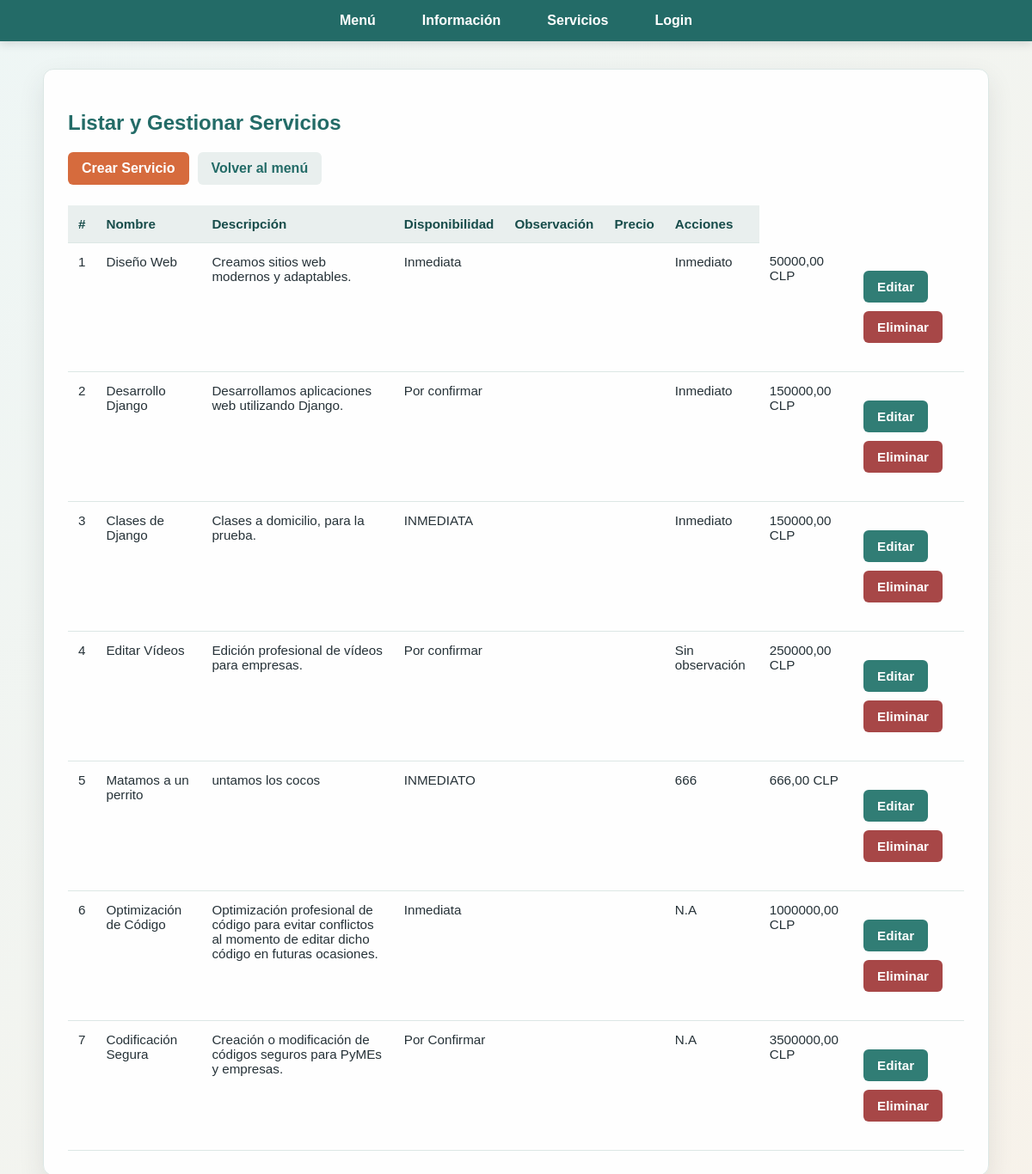
The app's page /servicios/, older data.
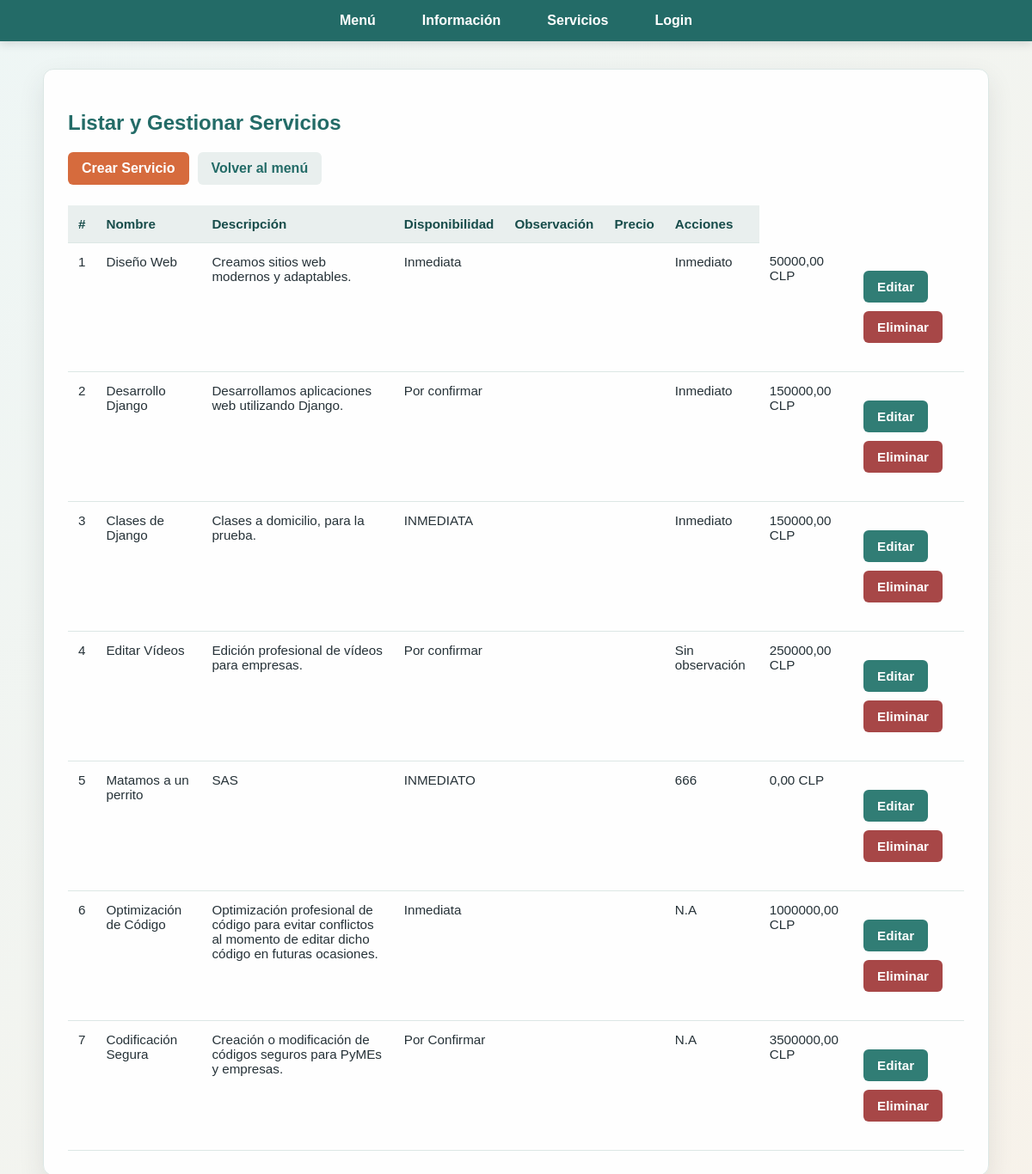
The same page, newer data.
### serviciosApp/models.py (models this page shows, shortened)
class Servicio(models.Model):
    nombre = models.CharField(max_length=100)
    descripcion = models.TextField()
    disponibilidad = models.CharField(max_length=50)

class PrecioServicio(models.Model):
    servicio = models.OneToOneField(
        Servicio,
        on_delete=models.CASCADE
    )
    precio = models.DecimalField(
        max_digits=10,
        decimal_places=2
    )
    descuento = models.DecimalField(
        max_digits=5,
        decimal_places=2,
        default=0
    )
    moneda = models.CharField(
        max_length=10,
        default="CLP"
    )
    observacion = models.CharField(
        max_length=200,
        blank=True
    )

### serviciosApp/views.py (the view)
# urls.py: path('', views.servicios_list, name='listar_servicios'),
def servicios_list(request):
    servicios = Servicio.objects.all()
    return render(request, 'serviciosApp/listar.html', {'servicios': servicios})

### templates/serviciosApp/listar.html (shortened to what this page needs)
{% load static %}
<!DOCTYPE html>
<html lang="es">
<head>
    <link rel="stylesheet" href="{% static 'CSS/estilo.css' %}">
</head>
<body>
    <nav class="nav">
        <a href="/">Menú</a>
        <a href="/informacion/">Información</a>
        <a href="/servicios/">Servicios</a>
        <a href="/servicios/login/">Login</a>
    </nav>
    <div class="page-shell">
        <div class="container card table-card">
            <h2>Listar y Gestionar Servicios</h2>
            <div class="top-bar">
                <a class="btn" href="/servicios/crear/">Crear Servicio</a>
                <a class="btn btn-back" href="/">Volver al menú</a>
            </div>
            <table>
                <thead>
                    <tr>
                        <th>#</th>
                        <th>Nombre</th>
                        <th>Descripción</th>
                        <th>Disponibilidad</th>
                        <th>Observación</th>
                        <th>Precio</th>
                        <th>Acciones</th>
                    </tr>
                </thead>
                <tbody>
                    {% for s in servicios %}
                    <tr>
                        <td>{{ forloop.counter }}</td>
                        <td>{{ s.nombre }}</td>
                        <td>{{ s.descripcion }}</td>
                        <td>{{ s.disponibilidad }}</td>
                        <td>{{ s.observacion }}</td>
                        <td>{{ s.precio }}</td>
                        <td>
                            {% if s.precioservicio.observacion %}
                                {{ s.precioservicio.observacion }}
                            {% else %}
                                Sin observación
                            {% endif %}
                        </td>
                        <td>
                            {% if s.precioservicio %}
                                {{ s.precioservicio.precio }} {{ s.precioservicio.moneda }}
                            {% else %}
                                Sin precio
                            {% endif %}
                        </td>
                        <td>
                            <div class="actions">
                                <a class="btn-edit" href="/servicios/editar/{{ s.id }}/">
                                    Editar
                                </a>
                                <a class="btn-delete" href="/servicio/eliminar/{{ s.id }}/">
                                    Eliminar
                                </a>
                            </div>
                        </td>
                    </tr>
                    {% endfor %}
                </tbody>
            </table>
        </div>
    </div>
</body>
</html>

### static/CSS/estilo.css (style rules this page uses)
body { margin: 0; padding: 0; font-family: "Trebuchet MS", Arial, sans-serif; background: linear-gradient(135deg, #eef6f5 0%, #f7f2ea 100%); color: #263238; min-height: 100vh; }
.page-shell { width: min(1100px, calc(100% - 32px)); margin: 0 auto; padding: 32px 0 48px; }
.container, .card { background: rgba(255, 255, 255, 0.94); border: 1px solid #dce7e5; border-radius: 12px; box-shadow: 0 12px 30px rgba(38, 50, 56, 0.1); }
.container { padding: 32px; }
.card { padding: 28px; }
h2 { color: #236b67; }
nav { background-color: #236b67; padding: 15px; text-align: center; }
nav a { color: white; text-decoration: none; margin: 0 15px; font-weight: bold; }
.nav { display: flex; justify-content: center; flex-wrap: wrap; gap: 8px 24px; box-shadow: 0 3px 10px rgba(38, 50, 56, 0.15); }
button, .btn, .button, .back, .btn-edit, .btn-delete { display: inline-block; padding: 10px 16px; border: 0; border-radius: 6px; background: #d66b3d; color: white; font-weight: bold; text-decoration: none; cursor: pointer; }
.back, .btn-back { background: #e9efee; color: #236b67; }
.top-bar, .actions { display: flex; flex-wrap: wrap; gap: 10px; align-items: center; margin: 20px 0; }
.btn-edit { background: #317d75; }
.btn-delete { background: #a74747; }
table { width: 100%; border-collapse: collapse; margin-top: 24px; font-size: 0.95rem; }
th, td { padding: 13px 12px; border-bottom: 1px solid #dce7e5; text-align: left; vertical-align: top; }
th { background: #e9efee; color: #174c4a; }

Row changes from the older to the newer data that the page shows:
changed Servicio "Matamos a un perrito": descripcion "untamos los cocos" → "SAS"; precioservicio.precio "666,00" → "0,00"
